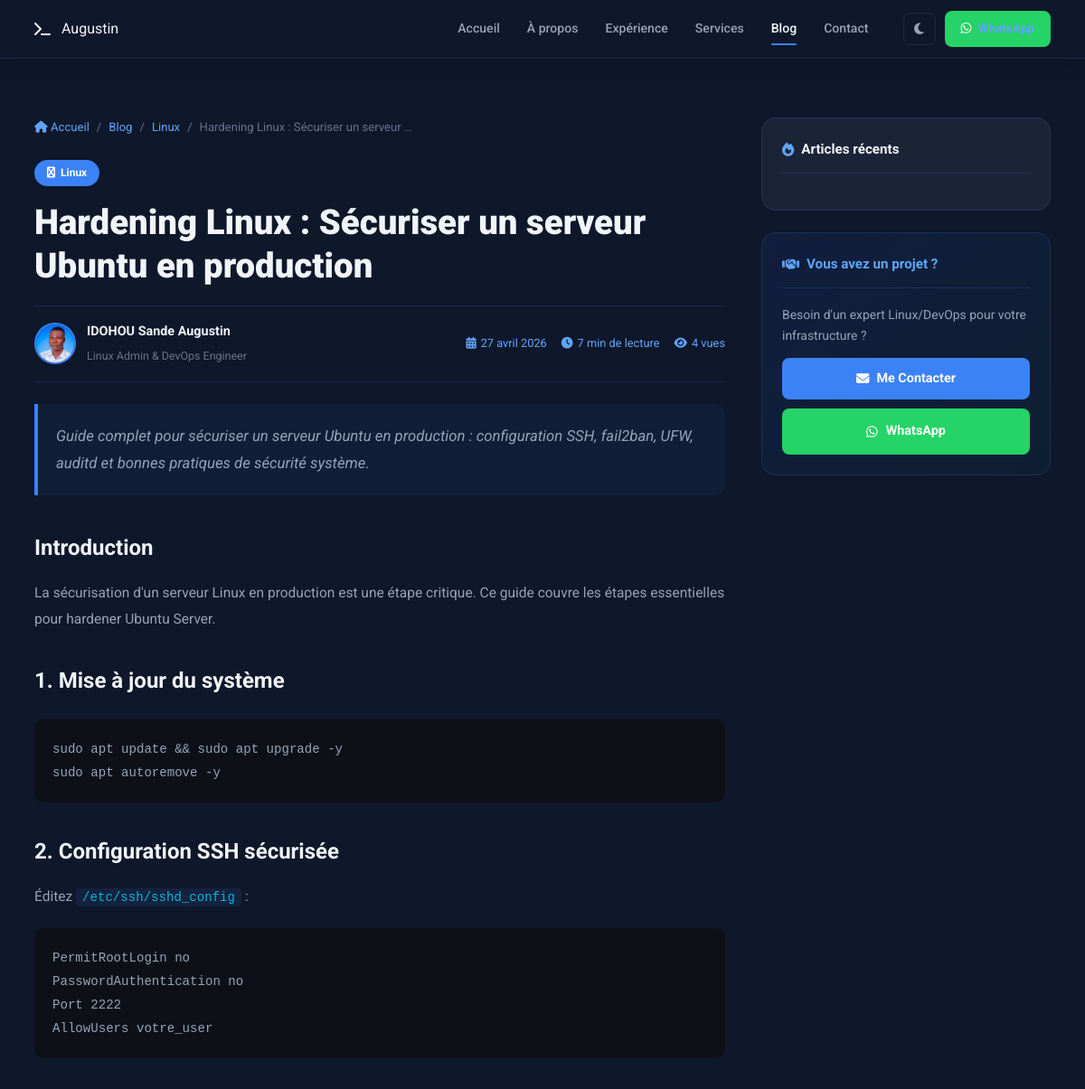
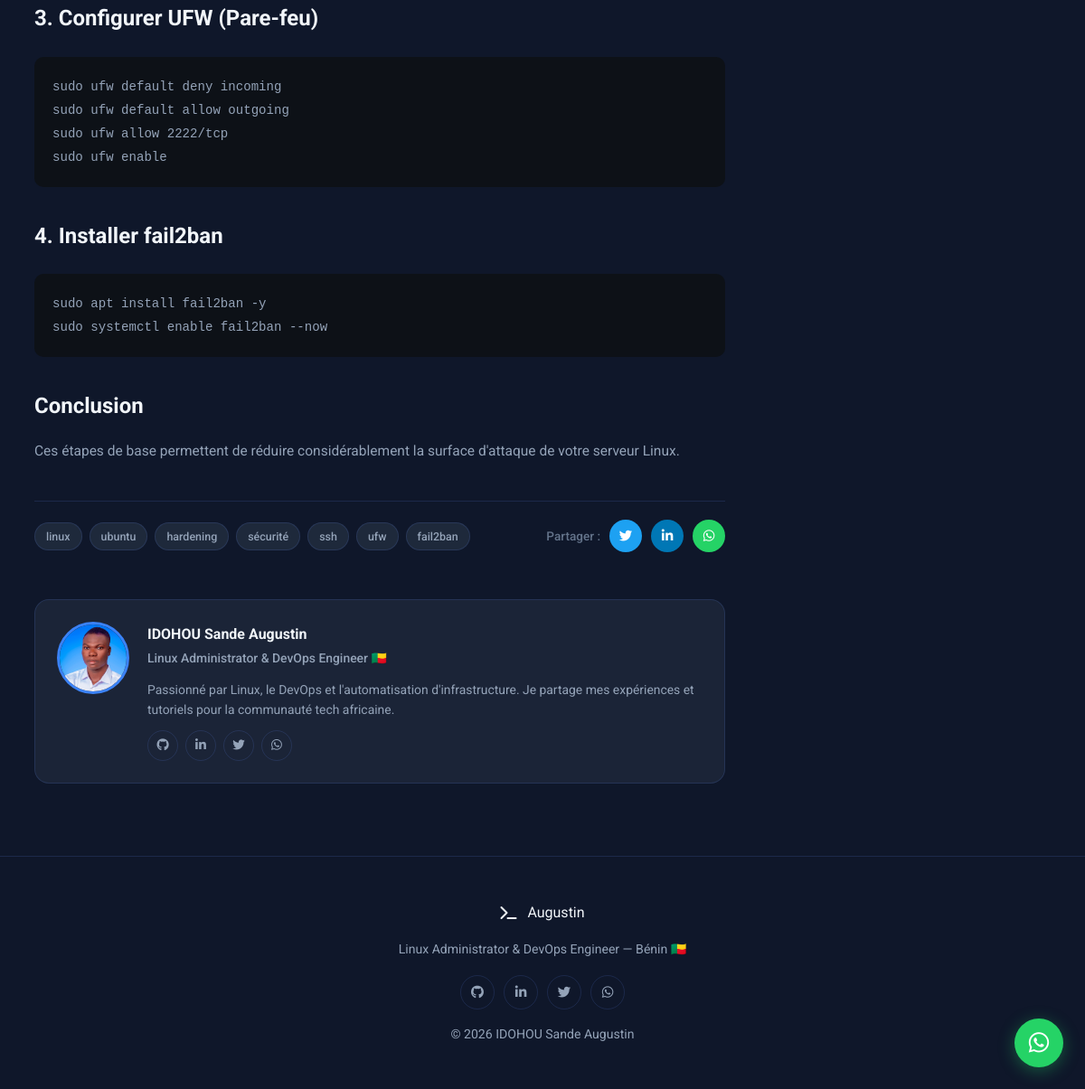
The page /blog/hardening-linux/ on the database its author committed (2 pictures, top to bottom).
### core/models.py (models this page shows, shortened)
class Article(models.Model):
    titre = models.CharField(max_length=200, verbose_name='Titre')
    slug = models.SlugField(max_length=220, unique=True, blank=True)
    resume = models.TextField(verbose_name='Résumé (affiché en liste)')
    contenu = RichTextUploadingField(verbose_name='Contenu complet', blank=True)
    categorie = models.ForeignKey(
        Categorie, on_delete=models.SET_NULL, null=True, blank=True,
        related_name='articles', verbose_name='Catégorie'
    )
    image = models.ImageField(upload_to='blog/', blank=True, null=True, verbose_name='Image principale')
    date = models.DateField(auto_now_add=True)
    date_modif = models.DateTimeField(auto_now=True)
    temps_lecture = models.PositiveSmallIntegerField(default=5, help_text='Minutes', verbose_name='Temps de lecture (min)')
    publie = models.BooleanField(default=True, verbose_name='Publié')
    vues = models.PositiveIntegerField(default=0, editable=False, verbose_name='Nombre de vues')
    meta_description = models.CharField(max_length=160, blank=True, verbose_name='Meta description (SEO, max 160 car.)')
    meta_keywords = models.CharField(max_length=255, blank=True, verbose_name='Mots-clés SEO (séparés par des virgules)')
    class Meta:
        ordering = ['-date']
        verbose_name = 'Article'
        verbose_name_plural = 'Articles'
    def get_absolute_url(self):
        if not self.slug:
            return '/blog/'
        return reverse('article_detail', kwargs={'slug': self.slug})
    def incrementer_vues(self):
        Article.objects.filter(pk=self.pk).update(vues=models.F('vues') + 1)

class Categorie(models.Model):
    nom = models.CharField(max_length=80)
    slug = models.SlugField(max_length=90, unique=True, blank=True)
    description = models.CharField(max_length=200, blank=True)
    icone = models.CharField(max_length=60, default='fas fa-tag', help_text='Classe FontAwesome')
    class Meta:
        verbose_name = 'Catégorie'
        verbose_name_plural = 'Catégories Blog'
        ordering = ['nom']

class ReseauSocial(models.Model):
    nom = models.CharField(max_length=50)
    url = models.URLField()
    icone = models.CharField(max_length=60, help_text='Classe FontAwesome ex: fab fa-github')
    ordre = models.PositiveSmallIntegerField(default=0)
    class Meta:
        ordering = ['ordre']
        verbose_name = 'Réseau Social'
        verbose_name_plural = 'Réseaux Sociaux'

### core/views.py (the view)
# urls.py: path('blog/<slug:slug>/', article_detail, name='article_detail'),
def article_detail(request, slug):
    article = get_object_or_404(Article, slug=slug, publie=True)
    article.incrementer_vues()
    articles_recents = Article.objects.filter(
        publie=True
    ).exclude(pk=article.pk).order_by('-date')[:4]
    ctx = _ctx_base()
    ctx.update({
        'article':         article,
        'articles_recents': articles_recents,
    })
    return render(request, 'blog_detail.html', ctx)

### core/views.py (called while the page is built)
def _ctx_base():
    return {
        'reseaux':  ReseauSocial.objects.all(),
        'whatsapp': getattr(settings, 'WHATSAPP_NUMBER', ''),
        'phone1':   getattr(settings, 'PHONE_1', ''),
        'phone2':   getattr(settings, 'PHONE_2', ''),
    }

### templates/blog_detail.html (shortened to what this page needs)
{% load static %}
<!DOCTYPE html>
<html lang="fr" data-theme="dark">
<head>
  <link rel="stylesheet" href="https://cdnjs.cloudflare.com/ajax/libs/font-awesome/6.5.0/css/all.min.css"/>
  <link rel="stylesheet" href="https://cdnjs.cloudflare.com/ajax/libs/highlight.js/11.9.0/styles/github-dark.min.css"/>
  <link rel="stylesheet" href="{% static 'css/style.css' %}"/>
  <link rel="stylesheet" href="{% static 'css/blog.css' %}"/>
</head>
<body>
<header id="header" class="scrolled">
  <nav class="navbar">
    <a href="/" class="logo"><i class="fas fa-terminal"></i> Augustin</a>
    <ul class="nav-links" id="navLinks">
      <li><a href="/#accueil"    class="nav-item">Accueil</a></li>
      <li><a href="/#apropos"    class="nav-item">À propos</a></li>
      <li><a href="/#experience" class="nav-item">Expérience</a></li>
      <li><a href="/#services"   class="nav-item">Services</a></li>
      <li><a href="/#blog"       class="nav-item active">Blog</a></li>
      <li><a href="/#contact"    class="nav-item">Contact</a></li>
    </ul>
    <div class="nav-actions">
      <button id="themeToggle" class="theme-btn"><i class="fas fa-moon" id="themeIcon"></i></button>
      <a href="https://wa.me/{{ whatsapp }}" target="_blank" class="btn-wa"><i class="fab fa-whatsapp"></i><span>WhatsApp</span></a>
    </div>
  </nav>
</header>
<main class="blog-detail-wrap">
  <div class="blog-detail-container">
    <article class="article-main">
      <nav class="breadcrumb">
        <a href="/"><i class="fas fa-home"></i> Accueil</a>
        <span>/</span>
        <a href="/#blog">Blog</a>
        {% if article.categorie %}
        <span>/</span>
        <a href="/?cat={{ article.categorie.slug }}#blog">{{ article.categorie.nom }}</a>
        {% endif %}
        <span>/</span>
        <span>{{ article.titre|truncatechars:40 }}</span>
      </nav>
      <header class="article-header">
        {% if article.categorie %}
        <a href="/?cat={{ article.categorie.slug }}#blog" class="cat-chip">
          <i class="{{ article.categorie.icone }}"></i> {{ article.categorie.nom }}
        </a>
        {% endif %}
        <h1>{{ article.titre }}</h1>
        <div class="article-meta">
          <div class="meta-author">
            <div class="meta-avatar">
              <img src="{% static 'img/augustin.jpg' %}" alt="Augustin"
                   onerror="this.style.display='none';this.nextSibling.style.display='flex'"/>
            </div>
            <div>
              <strong>IDOHOU Sande Augustin</strong>
              <span>Linux Admin & DevOps Engineer</span>
            </div>
          </div>
          <div class="meta-infos">
            <span><i class="fas fa-calendar-alt"></i> {{ article.date|date:"d F Y" }}</span>
            <span><i class="fas fa-clock"></i> {{ article.temps_lecture }} min de lecture</span>
            <span><i class="fas fa-eye"></i> {{ article.vues }} vue{{ article.vues|pluralize }}</span>
          </div>
        </div>
        <p class="article-resume">{{ article.resume }}</p>
      </header>
      <div class="article-content ck-content">
        {{ article.contenu|safe }}
      </div>
      <footer class="article-footer">
        <div class="article-tags">
          {% if article.meta_keywords %}
            {% for kw in article.meta_keywords.split %}
            <span class="tag-chip">{{ kw|cut:"," }}</span>
            {% endfor %}
          {% endif %}
        </div>
        <div class="share-btns">
          <span>Partager :</span>
          <a href="https://twitter.com/intent/tweet?text={{ article.titre|urlencode }}&url=https://idohouaugustin.com{{ article.get_absolute_url }}"
             target="_blank" class="share-btn share-twitter" title="Twitter">
            <i class="fab fa-twitter"></i>
          </a>
          <a href="https://www.linkedin.com/sharing/share-offsite/?url=https://idohouaugustin.com{{ article.get_absolute_url }}"
             target="_blank" class="share-btn share-linkedin" title="LinkedIn">
            <i class="fab fa-linkedin-in"></i>
          </a>
          <a href="https://wa.me/?text={{ article.titre|urlencode }}%20https://idohouaugustin.com{{ article.get_absolute_url }}"
             target="_blank" class="share-btn share-wa" title="WhatsApp">
            <i class="fab fa-whatsapp"></i>
          </a>
        </div>
      </footer>
      <div class="author-card">
        <div class="author-avatar">
          <img src="{% static 'img/augustin.jpg' %}" alt="Augustin"
               onerror="this.style.display='none';document.getElementById('auth-ph').style.display='flex'"/>
        </div>
        <div class="author-info">
          <h3>IDOHOU Sande Augustin</h3>
          <p class="author-role">Linux Administrator & DevOps Engineer 🇧🇯</p>
          <p>Passionné par Linux, le DevOps et l'automatisation d'infrastructure. Je partage mes expériences et tutoriels pour la communauté tech africaine.</p>
          <div class="author-socials">
            {% for r in reseaux %}
            <a href="{{ r.url }}" target="_blank" title="{{ r.nom }}"><i class="{{ r.icone }}"></i></a>
            {% empty %}
            <a href="https://github.com" target="_blank"><i class="fab fa-github"></i></a>
            <a href="https://linkedin.com" target="_blank"><i class="fab fa-linkedin-in"></i></a>
            {% endfor %}
          </div>
        </div>
      </div>
    </article>
    <aside class="blog-sidebar">
      <div class="sidebar-card">
        <h3><i class="fas fa-fire"></i> Articles récents</h3>
      </div>
      <div class="sidebar-card sidebar-cta">
        <h3><i class="fas fa-handshake"></i> Vous avez un projet ?</h3>
        <p>Besoin d'un expert Linux/DevOps pour votre infrastructure ?</p>
        <a href="/#contact" class="btn-primary" style="display:flex;justify-content:center;margin-top:12px;">
          <i class="fas fa-envelope"></i> Me Contacter
        </a>
        <a href="https://wa.me/{{ whatsapp }}" target="_blank" class="btn-wa-big" style="margin-top:10px;">
          <i class="fab fa-whatsapp"></i> WhatsApp
        </a>
      </div>
    </aside>
  </div>
</main>
<footer class="footer">
  <div class="container footer-inner">
    <a href="/" class="logo"><i class="fas fa-terminal"></i> Augustin</a>
    <p>Linux Administrator & DevOps Engineer — Bénin 🇧🇯</p>
    <div class="f-socials">
      {% for r in reseaux %}
      <a href="{{ r.url }}" target="_blank" title="{{ r.nom }}"><i class="{{ r.icone }}"></i></a>
      {% empty %}
      <a href="https://github.com" target="_blank"><i class="fab fa-github"></i></a>
      {% endfor %}
    </div>
    <p class="copy">&copy; 2026 IDOHOU Sande Augustin</p>
  </div>
</footer>
<a href="https://wa.me/{{ whatsapp }}" target="_blank" class="wa-float"><i class="fab fa-whatsapp"></i></a>
</body>
</html>

### static/css/style.css (style rules this page uses)
:root { --bg: #0f172a; --bg2: #1e293b; --bg3: #334155; --card: rgba(30,41,59,.8); --border: rgba(99,140,255,.15); --blue: #3b82f6; --blue-d: #2563eb; --blue-l: #60a5fa; --accent: #06b6d4; --text: #f1f5f9; --text2: #94a3b8; --text3: #64748b; --wa: #25d366; --green: #22c55e; --white: #ffffff; --r: .3s cubic-bezier(.4,0,.2,1); }
*,*::before,*::after { box-sizing:border-box;margin:0;padding:0 }
html { scroll-behavior:smooth }
body { font-family:'Roboto',sans-serif;background:var(--bg);color:var(--text);transition:background var(--r),color var(--r);line-height:1.7;overflow-x:hidden }
a { text-decoration:none;color:inherit }
ul { list-style:none }
img { max-width:100%;display:block }
button { border:none;cursor:pointer;font-family:inherit }
.container { max-width:1180px;margin:0 auto;padding:0 28px }
span { color:var(--blue-l) }
#header { position:fixed;top:36px;width:100%;z-index:1000; border-bottom:1px solid transparent; transition:background var(--r),border-color var(--r),box-shadow var(--r),top var(--r); }
#header.scrolled { top:0; background:var(--bg); border-color:var(--border); box-shadow:0 1px 24px rgba(0,0,0,.18); }
.navbar { display:flex;align-items:center;gap:24px; max-width:1180px;margin:0 auto;padding:0 28px;height:64px; }
.logo { display:flex;align-items:center;gap:12px;text-decoration:none;flex-shrink:0 }
.nav-links { display:flex;gap:2px;margin-left:auto }
.nav-item { position:relative;padding:8px 14px;font-size:.88rem;font-weight:500; color:var(--text2);transition:color var(--r); display:inline-block; }
.nav-item::after { content:'';position:absolute;bottom:2px;left:14px;right:14px; height:2px;background:var(--blue);border-radius:2px; transform:scaleX(0);transform-origin:center;transition:transform .25s ease; }
.nav-item:hover,.nav-item.active { color:var(--text) }
.nav-item:hover::after,.nav-item.active::after { transform:scaleX(1) }
.nav-actions { display:flex;align-items:center;gap:10px }
.theme-btn { width:36px;height:36px;border-radius:8px; background:transparent;border:1.5px solid var(--border); color:var(--text2);font-size:.9rem;display:grid;place-items:center; transition:all var(--r); }
.btn-wa { display:flex;align-items:center;gap:7px; background:var(--wa); color:#fff;padding:8px 18px;border-radius:8px; font-weight:700;font-size:.85rem;white-space:nowrap; transition:background var(--r),transform var(--r); }
.btn-wa span { display:inline }
.btn-primary { background:var(--blue); color:#fff;padding:11px 26px;border-radius:8px;font-weight:700;font-size:.9rem; display:inline-flex;align-items:center;gap:8px; transition:background var(--r),transform var(--r); }
.btn-wa-big { display:flex;align-items:center;justify-content:center;gap:9px; background:var(--wa);color:#fff; padding:13px 24px;border-radius:8px;font-weight:700;font-size:.9rem; transition:background var(--r),transform var(--r); }
.footer { background:var(--bg);border-top:1px solid var(--border);padding:48px 0 }
.footer-inner { display:flex;flex-direction:column;align-items:center;gap:16px;text-align:center }
.footer-inner>p { color:var(--text2);font-size:.88rem }
.f-socials { display:flex;gap:10px }
.f-socials a { width:38px;height:38px;border-radius:50%;border:1.5px solid var(--border);display:grid;place-items:center;color:var(--text2);font-size:.9rem;transition:all var(--r) }
.copy { color:var(--text3);font-size:.78rem }
.wa-float { position:fixed;bottom:24px;right:24px;z-index:900; width:54px;height:54px;border-radius:50%; background:var(--wa); display:grid;place-items:center;font-size:1.6rem;color:#fff; box-shadow:0 4px 18px rgba(37,211,102,.35); transition:transform var(--r),box-shadow var(--r);animation:pulse-wa 3s ease infinite; }

### rows shown on the page
Article: categorie.nom "Linux", titre "Hardening Linux : Sécuriser un serveur …", titre "Hardening Linux : Sécuriser un serveur Ubuntu en production", date "27 avril 2026", temps_lecture "7", vues "4", resume "Guide complet pour sécuriser un serveur Ubuntu en production : configuration SSH, fail2ban, UFW, auditd et bonnes pratiques de sécurité système.", contenu "Introduction La sécurisation d'un serveur Linux en production est une étape critique. Ce guide couvre les étapes essentielles pour hardener Ubuntu Server. 1. Mise à jour du système sudo apt update && sudo apt upgrade -y sudo apt autoremove -y 2. Configuration SSH sécurisée Éditez /etc/ssh/sshd_config : PermitRootLogin no PasswordAuthentication no Port 2222 AllowUsers votre_user 3. Configurer UFW (Pare-feu) sudo ufw default deny incoming sudo ufw default allow outgoing sudo ufw allow 2222/tcp sudo ufw enable 4. Installer fail2ban sudo apt install fail2ban -y sudo systemctl enable fail2ban --now Conclusion Ces étapes de base permettent de réduire considérablement la surface d'attaque de votre…"

### other values the page prints
{{ kw|cut:"," }} "linux" "ubuntu" "hardening" "sécurité" "ssh" "ufw" "fail2ban"
